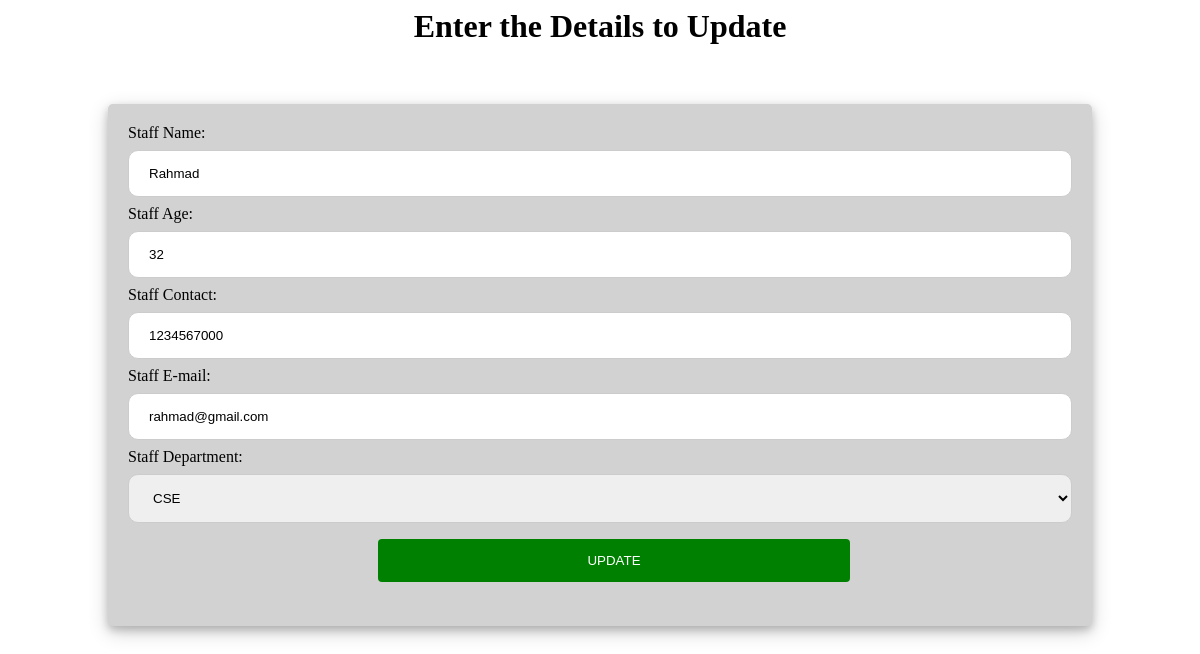
Page /update/4 on the committed database.
### Staff/models.py (models this page shows)
class STAFF_PERSONAL(models.Model):
    staff_name=models.CharField(max_length=30)
    staff_age=models.IntegerField()
    staff_contact=models.CharField(max_length=10)
    staff_email=models.EmailField(max_length=30)
    staff_department=models.CharField(choices=Departments,max_length=30)
    class Meta:
        ordering=('-staff_age',)

### Staff/views.py (the view)
# urls.py: path('update/<id>',UpdateStaff),
def UpdateStaff(request,id):
    details=STAFF_PERSONAL.objects.get(id=id)
    if request.method =="POST":
        form = Staff_Form(request.POST,instance=details)
        if form.is_valid():
            form.save()
        return redirect("staff_details")
    else:
        return render(request,'Staff/updateForm.html',{'details':details})

### templates/Staff/updateForm.html (shortened to what this page needs)
<html>
    <head>
    </head>
    <body>
        <h1 style="text-align: center;">Enter the Details to Update </h1><br>
        <div id="form">
        <form method="POST">
            Staff Name:<input type="text" name="staff_name" value="{{details.staff_name}}" readonly><br>
            Staff Age:<input type="text" name="staff_age" value="{{details.staff_age}}" readonly><br>
            Staff Contact:<input type="text" name="staff_contact" value="{{details.staff_contact}}"><br>
            Staff E-mail:<input type="email" name="staff_email" value="{{details.staff_email}}"><br>
            Staff Department:<select name="staff_department" value="{{details.staff_department}}" aria-readonly="true">
                <option value="ComputerScience">CSE</option>
              </select><br>
            <input type="submit" value="UPDATE">
        </form>
        </div>
    </body>
</html>

### templates/Staff/updateForm.html (style rules this page uses)
#form { display:block; border-radius: 5px; height:auto; background-color: rgb(210,210,210); margin:20px 100px; padding: 20px; box-shadow: 0 4px 8px 0 rgba(0, 0, 0, 0.2), 0 6px 20px 0 rgba(0, 0, 0, 0.19); }
input[type], select,textarea,text { width: 100%; padding: 15px 20px; margin: 8px 0; display: inline-block; border: 1px solid #ccc; border-radius: 10px; box-sizing: border-box; }
input[type=submit] { width: 50%; text-align:center; background:green; color: white; padding: 14px 20px; margin: 8px 250px; border: none; border-radius: 4px; cursor: pointer; }

### rows in the picture
STAFF_PERSONAL: staff_name "Rahmad", staff_age "32", staff_contact "1234567000", staff_email "rahmad@gmail.com", staff_department "CSE"
